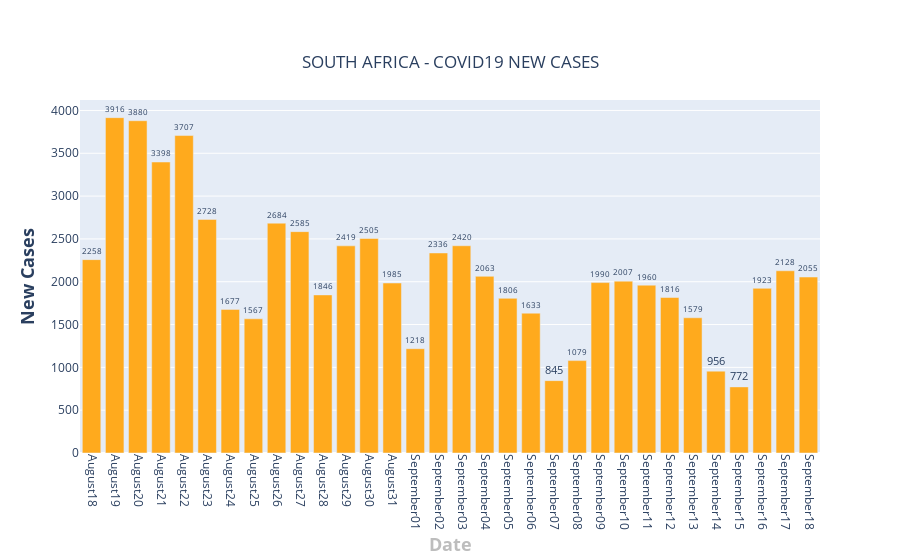

Source (notebook cell):
### Code cell
fig = go.Figure()

sa_total_per_day = []
for date in dates:    
    total = sa[date].str.replace('+','').fillna(0).str.replace(',','').fillna(0).astype(int)
    sa_total_per_day.append(int(total))
    
fig.add_trace(go.Bar(x=dates[-32:],  y = sa_total_per_day[-32:],text=sa_total_per_day[-32:],textposition='outside',name = "South Africa",marker_color='#FFAA1D'))
fig.update_layout(
    title={
        'text': "SOUTH AFRICA - COVID19 NEW CASES",
        'y':0.9,
        'x':0.5,
        'xanchor': 'center',
        'yanchor': 'top'},
    xaxis=dict(title='<b>Date</b>',titlefont_size=18, titlefont=dict(color='#BDBDBD')),
    yaxis=dict(title='<b>New Cases</b>',titlefont_size=18),
    xaxis_tickangle=90,
)

fig.show()

### Figure 1 — Plotly figure (JSON) as saved in the notebook; plotly's stock layout.template omitted (floating-point values rounded to 4 significant figures)
{"data": [{"marker": {"color": "#FFAA1D"}, "name": "South Africa", "text": ["2258", "3916", "3880", "3398", "3707", "2728", "1677", "1567", "2684", "2585", "1846", "2419", "2505", "1985", "1218", "2336", "2420", "2063", "1806", "1633", "845", "1079", "1990", "2007", "1960", "1816", "1579", "956", "772", "1923", "2128", "2055"], "textposition": "outside", "type": "bar", "x": ["August18", "August19", "August20", "August21", "August22", "August23", "August24", "August25", "August26", "August27", "August28", "August29", "August30", "August31", "September01", "September02", "September03", "September04", "September05", "September06", "September07", "September08", "September09", "September10", "September11", "September12", "September13", "September14", "September15", "September16", "September17", "September18"], "y": [2258, 3916, 3880, 3398, 3707, 2728, 1677, 1567, 2684, 2585, 1846, 2419, 2505, 1985, 1218, 2336, 2420, 2063, 1806, 1633, 845, 1079, 1990, 2007, 1960, 1816, 1579, 956, 772, 1923, 2128, 2055]}], "layout": {"title": {"text": "SOUTH AFRICA - COVID19 NEW CASES", "x": 0.5, "xanchor": "center", "y": 0.9, "yanchor": "top"}, "xaxis": {"tickangle": 90, "title": {"font": {"color": "#BDBDBD", "size": 18}, "text": "<b>Date</b>"}}, "yaxis": {"title": {"font": {"size": 18}, "text": "<b>New Cases</b>"}}}}
